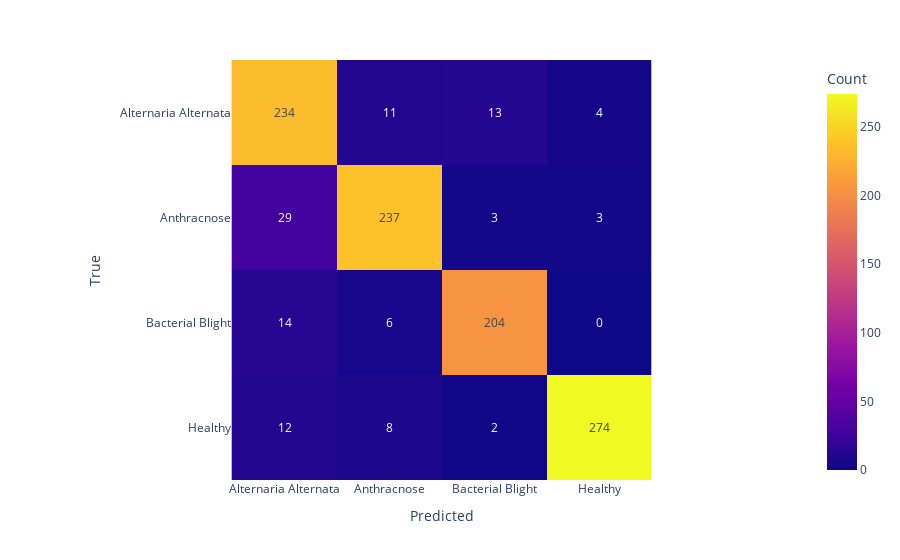

The notebook cell this image was saved under:
### Code cell
plot_confusion_matrix(y_pred, y_test,classes)

### Figure 1 — Plotly figure (JSON) as saved in the notebook; plotly's stock layout.template omitted (floating-point values rounded to 4 significant figures)
{"data": [{"coloraxis": "coloraxis", "hovertemplate": "Predicted: %{x}<br>True: %{y}<br>Count: %{z}<extra></extra>", "name": "0", "texttemplate": "%{z}", "type": "heatmap", "x": ["Alternaria Alternata", "Anthracnose", "Bacterial Blight", "Healthy"], "xaxis": "x", "y": ["Alternaria Alternata", "Anthracnose", "Bacterial Blight", "Healthy"], "yaxis": "y", "z": [[234, 11, 13, 4], [29, 237, 3, 3], [14, 6, 204, 0], [12, 8, 2, 274]]}], "layout": {"coloraxis": {"colorbar": {"title": {"text": "Count"}}, "colorscale": [[0, "#0d0887"], [0.1111, "#46039f"], [0.2222, "#7201a8"], [0.3333, "#9c179e"], [0.4444, "#bd3786"], [0.5556, "#d8576b"], [0.6667, "#ed7953"], [0.7778, "#fb9f3a"], [0.8889, "#fdca26"], [1, "#f0f921"]]}, "margin": {"t": 60}, "xaxis": {"anchor": "y", "constrain": "domain", "domain": [0, 1], "scaleanchor": "y", "title": {"text": "Predicted"}}, "yaxis": {"anchor": "x", "autorange": "reversed", "constrain": "domain", "domain": [0, 1], "title": {"text": "True"}}}}
